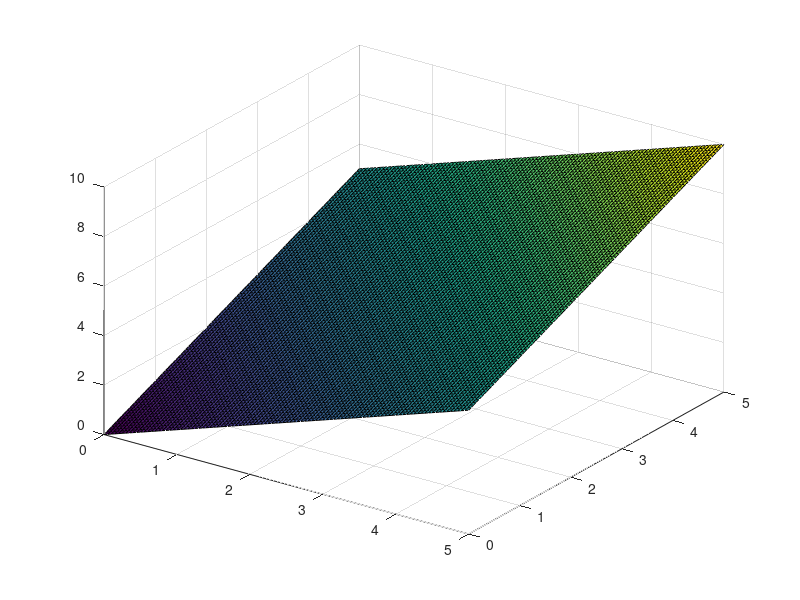
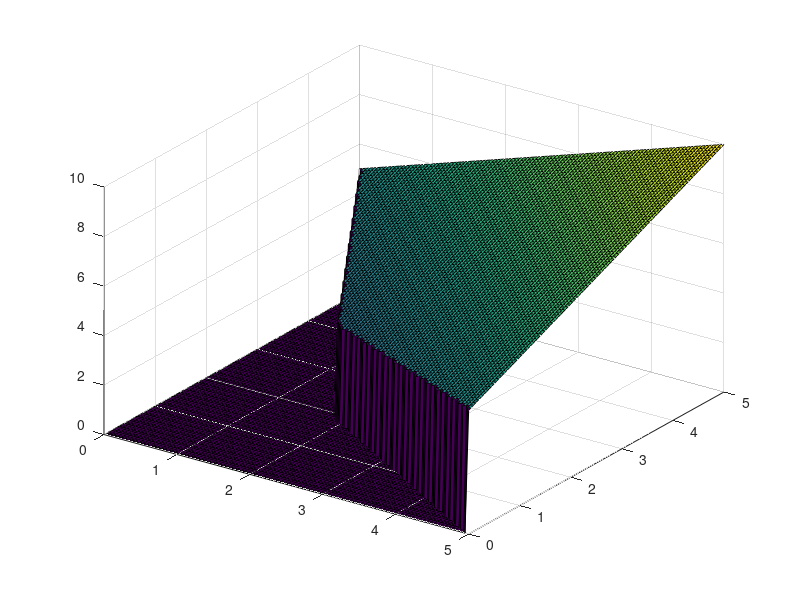
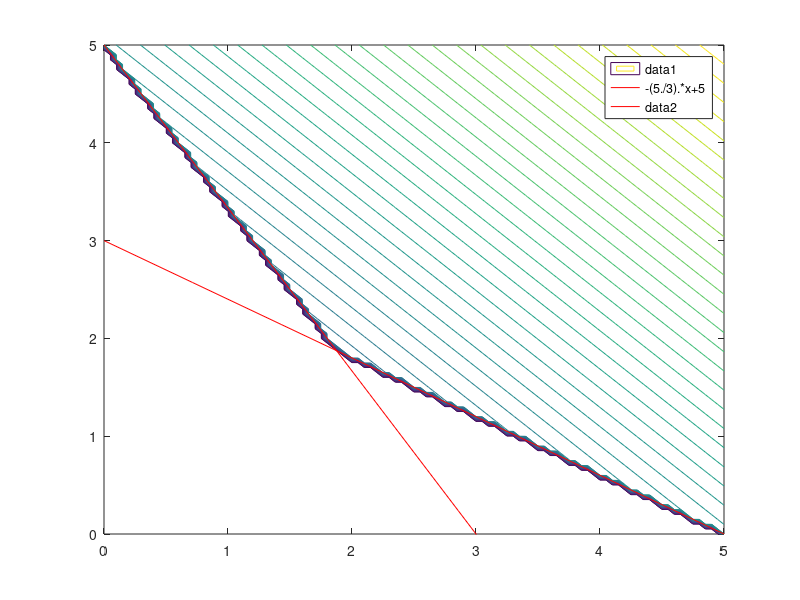

These charts were generated, in order, by the following MATLAB code:
close all
rx1=0:0.05:5;
rx2 = rx1;
[x1,x2] = meshgrid( rx1, rx2);

f = x1+x2;
surf(x1,x2,f)
view(35,35)

%%
[F,C]=size(x1);
for i=1:F
    for j=1:C
        if ((x2(i,j)+(5/3)*x1(i,j)-5)>=0)&&((x2(i,j)+(3/5)*x1(i,j)-3)>=0)
            x3(i,j)=x1(i,j)+x2(i,j);
        else
            x3(i,j)=0;
        end
    end
end
figure
surf(x1,x2,x3)
view(35,35)

%%
figure
contour(x1,x2,x3,50)
axis([0 5 0 5])
hold on
fplot('-(5/3)*x+5',[0 5],'r')
fplot('-(3/5)*x+3',[0 5],'r')